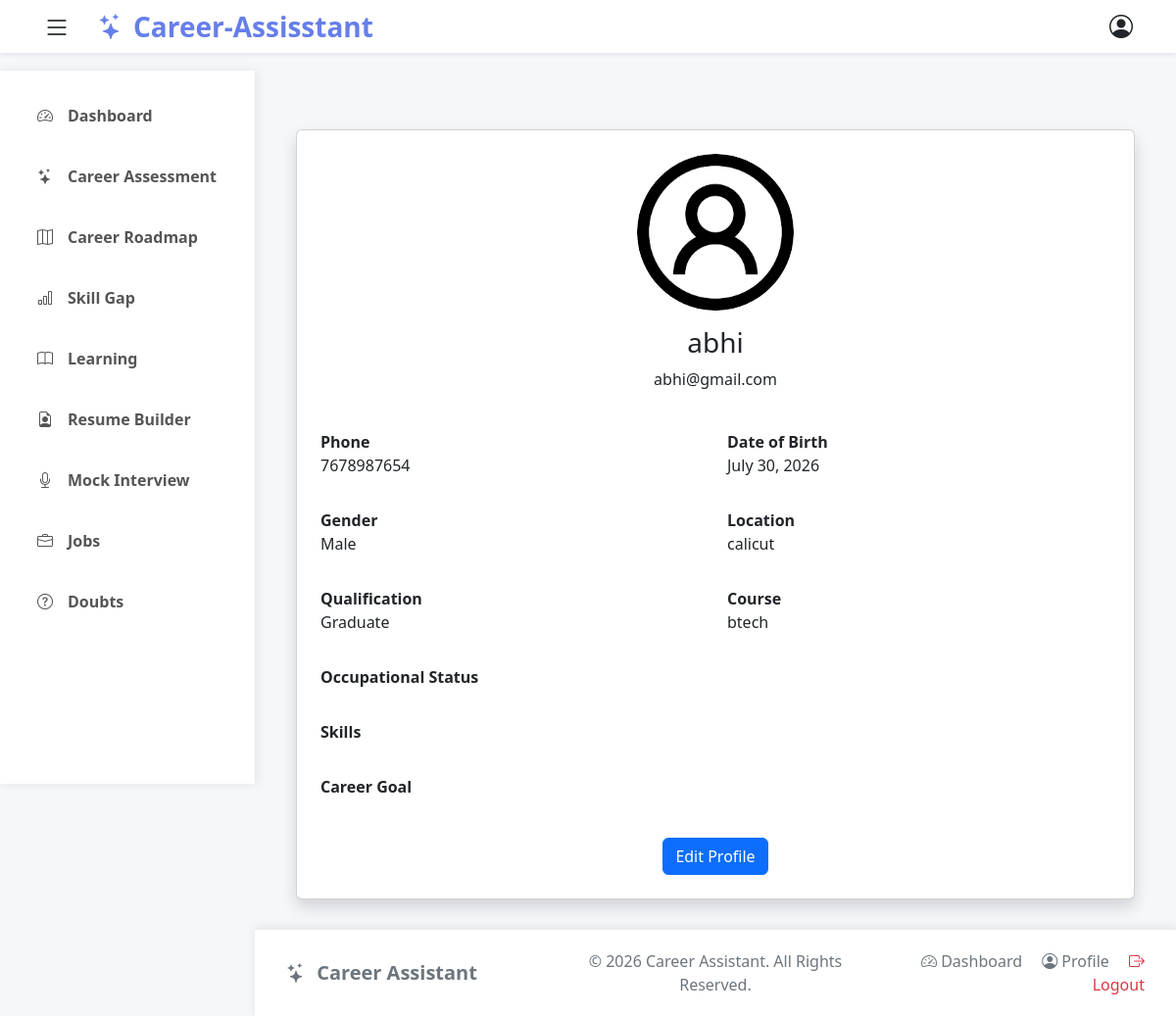
The app's page /student/profile/ (signed in) with its own data.
### careerproject/models.py (models this page shows, shortened)
class StudentProfile(models.Model):
    user = models.OneToOneField(CustomUser, on_delete=models.CASCADE)
    mentor = models.ForeignKey('MentorProfile', on_delete=models.SET_NULL, null=True, blank=True, related_name="students")
    profile_pic = models.ImageField(upload_to='students/', blank=True, null=True)
    full_name = models.CharField(max_length=100)
    phone = models.CharField(max_length=15,)
    GENDER_CHOICES = (
            ('Male', 'Male'),
            ('Female', 'Female'),
            ('Other', 'Other')
    )
    gender = models.CharField(max_length=10,choices=GENDER_CHOICES)
    dob = models.DateField(blank=True, null=True)
    location = models.CharField(max_length=100, blank=True)
    QUALIFICATION_CHOICES=(
            ('10th', '10th'),
            ('12th', '12th'),
            ('Diploma', 'Diploma'),
            ('Graduate', 'Graduate'),
            ('Post Graduate', 'Post Graduate'),
            ('Others', 'Others'),
    )
    qualification = models.CharField(max_length=30, choices=QUALIFICATION_CHOICES)
    course = models.CharField(max_length=100)
    OCCUPATIONAL_CHOICES=(
            ('Student', 'Student'),
            ('Unemployed', 'Unemployed'),
            ('Employed', 'Employed'),
            ('Career Break', 'Career Break'),
    )
    occupational_status = models.CharField(max_length=20, choices=OCCUPATIONAL_CHOICES)
    skills = models.TextField()
    resume = models.FileField(upload_to='resumes/', blank=True, null=True)
    bio = models.TextField(blank=True)

class CustomUser(AbstractUser):
    username = models.CharField(max_length=20, unique=True)
    email = models.EmailField(unique=True)
    ROLE_CHOICES = (
        ('admin', 'Admin'),
        ('student', 'Student'),
        ('mentor', 'Mentor'),
        ('company', 'Company'),
    )
    role = models.CharField(
        max_length=10, choices=ROLE_CHOICES, default='student')

### careerproject/views.py (the view)
# urls.py: path('student/profile/', views.student_profile, name='student_profile'),
@login_required(login_url='/users/login')
def student_profile(request):
    if request.user.role != 'student':
        messages.error(request, "You are not authorized to access this page.")
        return redirect('dashboard')
    pro = StudentProfile.objects.get(user=request.user)
    return render(request, 'student_module/profile/student_profile.html', {
        'pro': pro
    })

### templates/student_module/profile/student_profile.html (shortened to what this page needs)
{% extends 'common/base_private.html' %}
{% load static %}
{% block content %}
<div class="container mt-5">
    <div class="card shadow p-4">
        <div class="text-center mb-4">
            {% if pro.profile_pic %}
                <img src="{{ pro.profile_pic.url }}"
                     class="rounded-circle"
                     width="160"
                     height="160">
            {% else %}
                <img src="{% static 'images/default_picture.webp' %}"
                     class="rounded-circle"
                     width="160"
                     height="160">
            {% endif %}
            <h3 class="mt-3">{{ pro.full_name }}</h3>
            <p>{{ request.user.email }}</p>
        </div>
        <div class="row">
            <div class="col-md-6 mb-3">
                <strong>Phone</strong>
                <p>{{ pro.phone }}</p>
            </div>
            <div class="col-md-6 mb-3">
                <strong>Date of Birth</strong>
                <p>{{ pro.dob }}</p>
            </div>
            <div class="col-md-6 mb-3">
                <strong>Gender</strong>
                <p>{{ pro.gender }}</p>
            </div>
            <div class="col-md-6 mb-3">
                <strong>Location</strong>
                <p>{{ pro.location }}</p>
            </div>
            <div class="col-md-6 mb-3">
                <strong>Qualification</strong>
                <p>{{ pro.qualification }}</p>
            </div>
            <div class="col-md-6 mb-3">
                <strong>Course</strong>
                <p>{{ pro.course }}</p>
            </div>
            <div class="col-md-6 mb-3">
                <strong>Occupational Status</strong>
            </div>
            <div class="col-12 mb-3">
                <strong>Skills</strong>
            </div>
            <div class="col-12">
                <strong>Career Goal</strong>
            </div>
        </div>
        <div class="text-center mt-4">
            <a href="{% url 'edit_student_profile' %}" class="btn btn-primary">
                Edit Profile
            </a>
        </div>
    </div>
</div>
{% endblock %}

### static/css/private.css (style rules this page uses)
* { margin:0; padding:0; box-sizing:border-box; }
body { font-family:'Segoe UI',sans-serif; background:#f5f7fb; min-height:100vh; display:flex; flex-direction:column; }
html,body { height:100%; }
body { display:flex; flex-direction:column; min-height:100vh; }

### records on screen
StudentProfile: profile_pic (picture), full_name "abhi", phone "7678987654", dob "July 30, 2026", gender "Male", location "calicut", qualification "Graduate", course "btech"
CustomUser: user.email "abhi@gmail.com"
